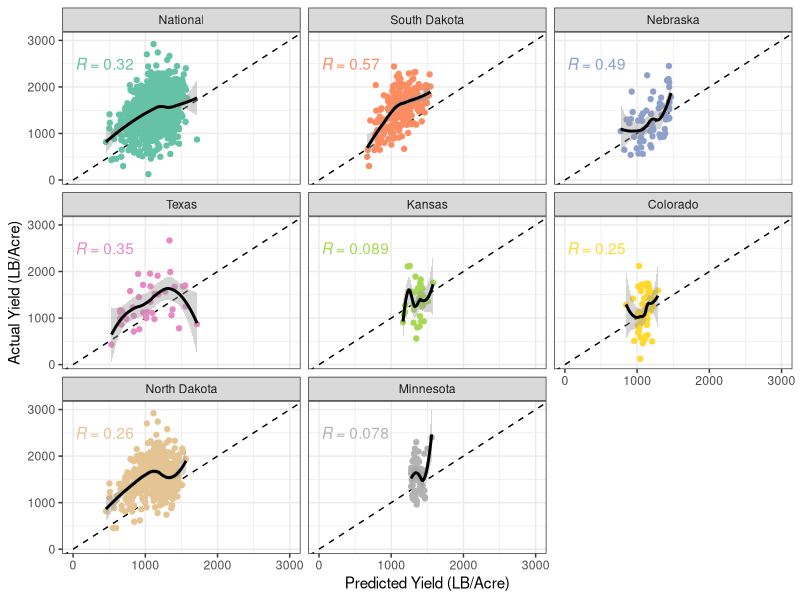

Write R code to recreate this figure. (Note: this script raises an error after producing the figure.)


rm(list = ls())

packages <- c("here","tidyverse","ggpubr","stringi")

lapply(packages, require,character.only=T)


### Loading the files which contain the test errors ####

Errors_test <- read.csv(here::here("Processed_Datasets",
                              "Errors.csv")) %>% 
                                            filter(Dataset == "Test") 


Pred_versus_actual_state <- Errors_test %>% 
                               dplyr::select(State,Predictions,Yield,Year) 


Pred_versus_actual_state_National <- Pred_versus_actual_state

#replace multiple patterns in name column
Pred_versus_actual_state_National$State <- stri_replace_all_regex(Pred_versus_actual_state_National$State,
                                                      pattern=c('CO', 'KS', 'TX',
                                                                'NE','ND','SD',
                                                                'MN'),
                                          replacement=c('National','National',
                                                        'National','National',
                                                        'National','National',
                                                        'National'),
                                                         vectorize=FALSE)

National_and_state_pred_versus_actual <- rbind(Pred_versus_actual_state_National,
                                               Pred_versus_actual_state) 

National_and_state_pred_versus_actual <- National_and_state_pred_versus_actual %>% 
                                          mutate(State = case_when(str_detect(State,
                                                                                "CO") ~ 
                                                                       "Colorado",
                                                                     str_detect(State,
                                                                                "KS") ~ 
                                                                       "Kansas",
                                                                     str_detect(State,
                                                                                "MN") ~ 
                                                                       "Minnesota",
                                                                     str_detect(State,
                                                                                "ND") ~ 
                                                                       "North Dakota",
                                                                     str_detect(State,
                                                                                "NE") ~
                                                                       "Nebraska",
                                                                     str_detect(State,
                                                                                "SD") ~
                                                                       "South Dakota",
                                                                   str_detect(State,
                                                                              "TX") ~
                                                                     "Texas",
                                                                   str_detect(State,
                                                                              "National") ~
                                                                     "National"))

National_and_state_pred_versus_actual$State <- factor(National_and_state_pred_versus_actual$State,
                                                      levels = c("National",
                                                                 "South Dakota",
                                                                 "Nebraska",
                                                                 "Texas",
                                                                 "Kansas",
                                                                 "Colorado",
                                                                 "North Dakota",
                                                                 "Minnesota"))


#### Plotting the prediction versus actual ### 

National_and_state_pred_versus_actual %>% 
  ggplot(aes(x= Predictions,
             y= Yield,
             group=State,
             color=State)) +
  geom_abline(linetype = "dashed") +
  geom_point() +
  xlim(0,3000) +
  geom_smooth(color = 'black') +
  stat_cor(aes(label = ..r.label..),
           label.x=30, label.y=2500)+
  scale_color_manual("Regions",
                     values = c("#66C2A5","#FC8D62","#8DA0CB","#E78AC3","#A6D854",
                                "#FFD92F","#E5C494","#B3B3B3")) +
  facet_wrap(~State) +
  labs(x = "Predicted Yield (LB/Acre)",
       y="Actual Yield (LB/Acre)") +
  theme(text = element_text(size = 10)) +
  theme_bw() +
  theme(legend.position = "none")


ggsave("Figure 4.svg")

